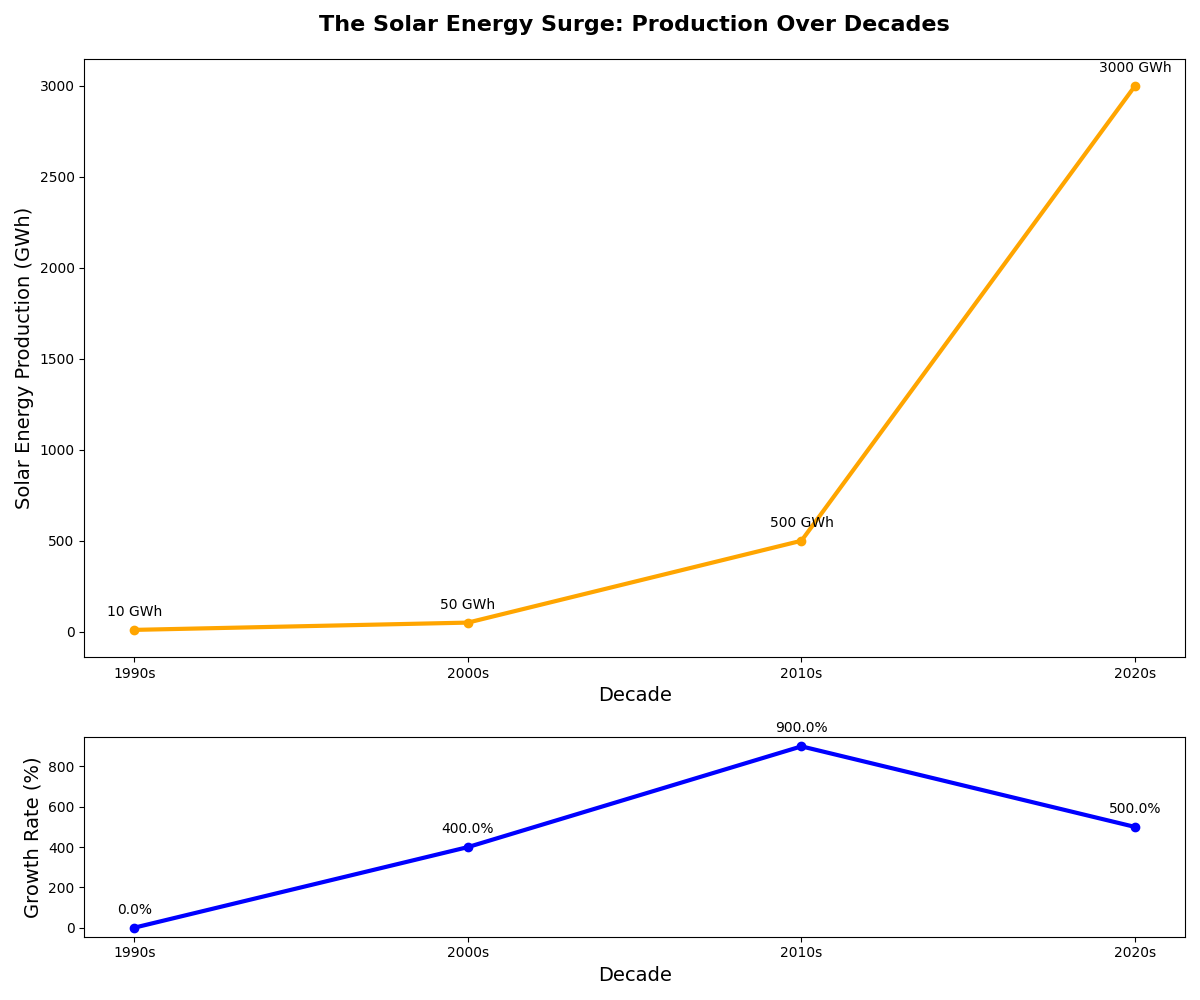

Here is the Python script that generated this plot:
import matplotlib.pyplot as plt
import numpy as np

# Defining decades and corresponding solar energy production data (in GWh)
decades = ['1990s', '2000s', '2010s', '2020s']
solar_production = np.array([10, 50, 500, 3000])

# Calculate percentage growth between decades
def calculate_growth(data):
    growth = []
    for i in range(1, len(data)):
        growth.append((data[i] - data[i-1]) / data[i-1] * 100)
    growth.insert(0, 0)
    return growth

growth_rates = calculate_growth(solar_production)

# Setting up the subplots
fig, axs = plt.subplots(2, 1, figsize=(12, 10), gridspec_kw={'height_ratios': [3, 1]})

# Primary plot: Solar Energy Production Over Decades
axs[0].plot(decades, solar_production, marker='o', linestyle='-', linewidth=3, color='orange')

# Set titles and labels for the primary plot
axs[0].set_title("The Solar Energy Surge: Production Over Decades", fontsize=16, fontweight='bold', pad=20)
axs[0].set_xlabel("Decade", fontsize=14)
axs[0].set_ylabel("Solar Energy Production (GWh)", fontsize=14)

# Annotations for each data point
for i, value in enumerate(solar_production):
    axs[0].annotate(f'{value} GWh', (decades[i], solar_production[i]),
                    textcoords="offset points", xytext=(0, 10), ha='center')

# Secondary plot: Percentage Growth of Solar Energy Production
axs[1].plot(decades, growth_rates, marker='o', linestyle='-', linewidth=3, color='blue')
axs[1].set_xlabel("Decade", fontsize=14)
axs[1].set_ylabel("Growth Rate (%)", fontsize=14)

# Annotations for each growth point
for i, value in enumerate(growth_rates):
    axs[1].annotate(f'{value:.1f}%', (decades[i], growth_rates[i]), 
                    textcoords="offset points", xytext=(0, 10), ha='center')

# Adjust layout
plt.tight_layout()

# Display the plots
plt.show()
